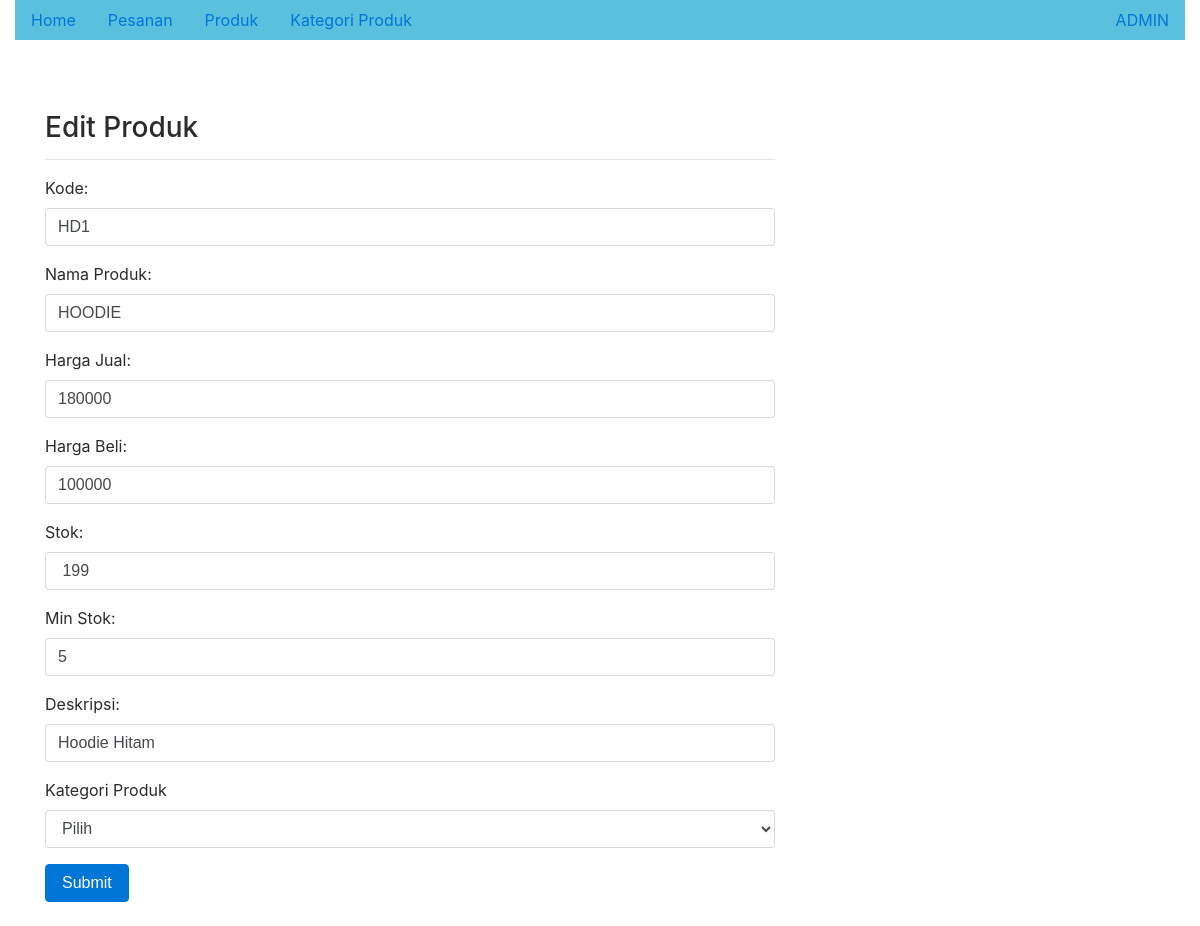
The page /edit_produk.php?id=1 on the database its author committed.
### tables this page shows
CREATE TABLE `produk` (
  `id` int(11) NOT NULL,
  `kode` varchar(45) NOT NULL,
  `nama` varchar(45) NOT NULL,
  `harga_jual` double NOT NULL,
  `harga_beli` double NOT NULL,
  `stok` int(11) NOT NULL,
  `min_stok` int(11) NOT NULL,
  `deskripsi` text NOT NULL,
  `kategori_produk_id` int(11) NOT NULL
);

### edit_produk.php (the view, shortened to what this page needs)
<?php
require_once 'dbkonek.php';
if(isset($_GET['id'])) {
    $id = $_GET['id'];
    $sql = "SELECT * FROM produk WHERE id = :id";
    $stmt = $conn->prepare($sql);
    $stmt->bindParam(':id', $id);
    $stmt->execute();
    $row = $stmt->fetch(PDO::FETCH_ASSOC);
}
?>
<?php
        include_once 'template/admin.php';
    ?>
<div class="container my-4">
      <div class="row">
        <div class="col-md-8">
          <h3>Edit Produk</h3>
          <hr>
        <form method="post" >
            <div class="form-group">
              <label for="kode">Kode:</label>
              <input type="text" class="form-control" id="kode" name="kode" value="<?=  $row['kode']   ?>">
            </div>
            <div class="form-group">
              <label for="nama">Nama Produk:</label>
              <input type="text" class="form-control" id="nama" name="nama" value="<?=  $row['nama']   ?>">
            </div>
            <div class="form-group">
              <label for="harga_jual"> Harga Jual:</label>
              <input type="number" class="form-control" id="harga_jual" name="harga_jual" value="<?=  $row['harga_jual']   ?>">
            </div>
            <div class="form-group">
              <label for="harga_beli">Harga Beli:</label>
              <input type="number" class="form-control" id="harga_beli" name="harga_beli" value="<?=  $row['harga_beli']   ?>">
            </div>
            <div class="form-group">
              <label for="stok">Stok:</label>
              <input type="text" class="form-control" id="stok" name="stok" value=" <?=  $row['stok']   ?> ">
            </div>
            <div class="form-group">
              <label for="min_stok">Min Stok:</label>
              <input type="text" class="form-control" id="min_stok" name="min_stok" value="<?=  $row['min_stok']   ?> ">
            </div>
            <div class="form-group">
              <label for="deskripsi">Deskripsi:</label>
              <input type="text" class="form-control" id="deskripsi" name="deskripsi" value="<?=  $row['deskripsi']   ?>">
            </div>
            <div class="form-group">
                <label for="exampleFormControlSelect1">Kategori Produk</label>
                <select class="form-control" id="exampleFormControlSelect1" name="kpi">
                    <option value="">Pilih</option>
                </select>
            </div>
            <button type="submit" name="submit" class="btn btn-primary">Submit</button>
        </form>

### rows shown on the page
produk: kode "HD1", nama "HOODIE", harga_jual "180000", harga_beli "100000", stok "199", min_stok "5", deskripsi "Hoodie Hitam"
